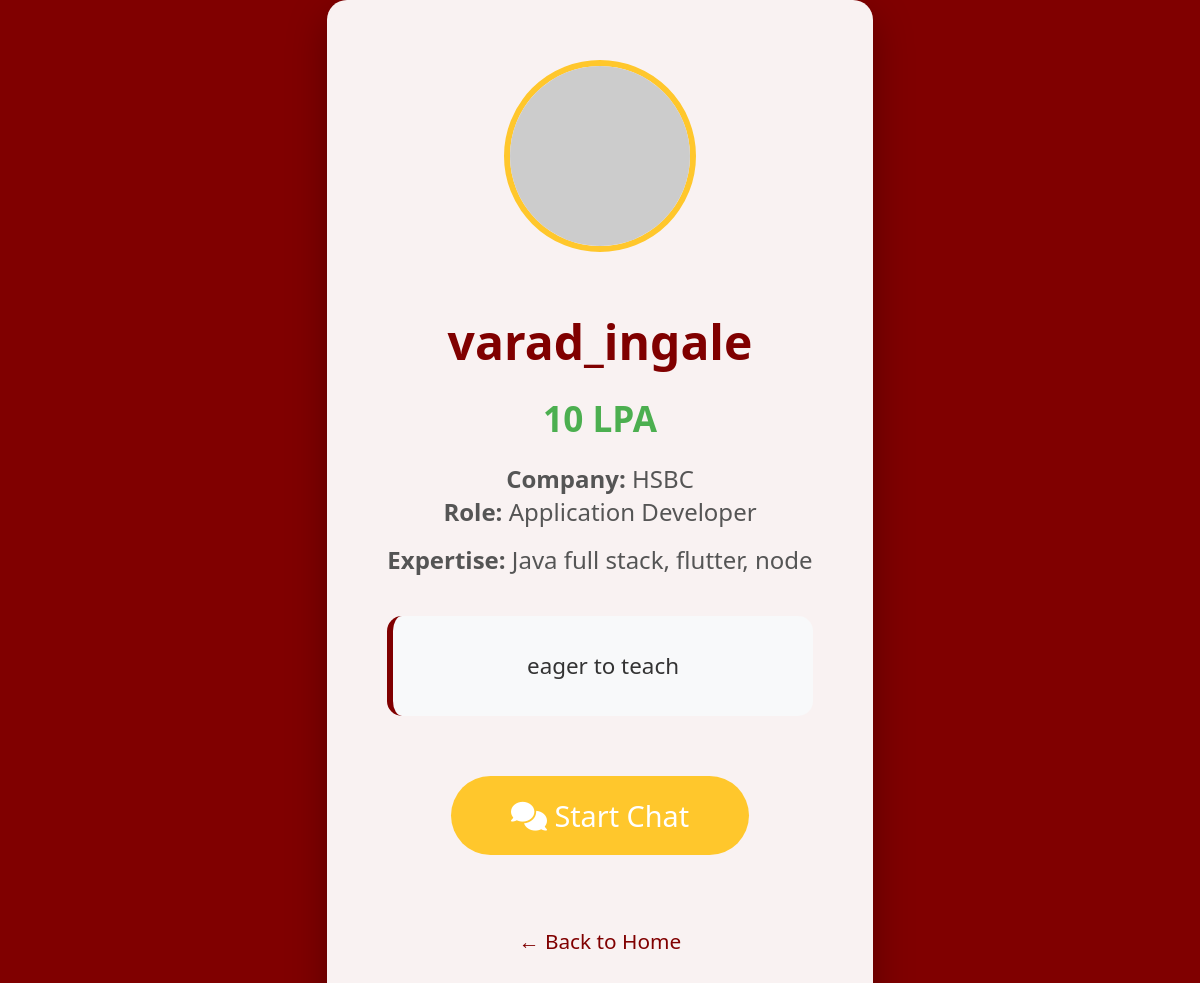
Screenshot of /profile/8/ (signed in) with the database file from the repository.
### question_gen/models.py (models this page shows, shortened)
class User(AbstractUser):
    USER_TYPE_CHOICES = (
        ('student', 'Student'),
        ('interviewer', 'Interviewer'),
        ('admin', 'Admin'),
    )
    user_type = models.CharField(
        max_length=20,
        choices=USER_TYPE_CHOICES,
        default='student'
    )
    package = models.CharField(max_length=50, blank=True, null=True)
    company = models.CharField(max_length=100, blank=True, null=True)
    role = models.CharField(max_length=100, blank=True, null=True)
    skills = models.CharField(max_length=200, blank=True, null=True)  # Added skills field
    bio = models.TextField(blank=True, null=True)
    profile_image = models.URLField( max_length=500,blank=True, null=True)
    class Meta:
        verbose_name = 'User'
        verbose_name_plural = 'Users'

### question_gen/views.py (the view, shortened to what this page needs)
# urls.py: path('profile/<int:user_id>/', views.user_profile, name='user_profile'),
@login_required
def user_profile(request, user_id):
    try:
        interviewer = User.objects.get(id=user_id, user_type='interviewer')
    except User.DoesNotExist:
        messages.error(request, "Interviewer not found.")
        return redirect('landing')
    shared_file_data = None
    file_name = None
    request_success = False
    return render(request, 'question_gen/user_profile.html', {
        'interviewer': interviewer,
        'shared_file_data': shared_file_data,
        'file_name': file_name,
        'request_success': request_success
    })

### question_gen/templates/question_gen/user_profile.html (shortened to what this page needs)
<!DOCTYPE html>
<html lang="en">
<head>
    <link rel="stylesheet" href="https://cdnjs.cloudflare.com/ajax/libs/font-awesome/6.4.0/css/all.min.css" />
</head>
<body>
    <div class="container">
        {% if interviewer.profile_image %}
            <img src="{{ interviewer.profile_image }}" alt="{{ interviewer.username }}" class="profile-img">
        {% else %}
            <img src="https://randomuser.me/api/portraits/lego/1.jpg" alt="{{ interviewer.username }}" class="profile-img">
        {% endif %}
        <h1>{{ interviewer.username }}</h1>
        {% if interviewer.package %}
            <div class="package">{{ interviewer.package }}</div>
        {% endif %}
        {% if interviewer.company or interviewer.role %}
            <div class="info">
                <strong>Company:</strong> {{ interviewer.company|default:"Not specified" }}<br>
                <strong>Role:</strong> {{ interviewer.role|default:"Not specified" }}
            </div>
        {% endif %}
        {% if interviewer.skills %}
            <div class="info"><strong>Expertise:</strong> {{ interviewer.skills }}</div>
        {% endif %}
        <div class="bio">
            {{ interviewer.bio|default:"This mentor is passionate about helping students crack interviews and grow in their careers." }}
        </div>
        <a href="{% url 'chat' interviewer.id %}" class="action-btn chat-btn">
            <i class="fas fa-comments"></i> Start Chat
        </a>
        <br><br>
        <a href="{% url 'landing' %}" class="back-btn">← Back to Home</a>
    </div>
</body>
</html>

### question_gen/templates/question_gen/user_profile.html (style rules this page uses)
body { font-family: 'Segoe UI', Arial, sans-serif; background-color:#800000 ; color: #333; margin: 0; padding: 0; min-height: 100vh; display: flex; justify-content: center; align-items: center; }
.container { background: rgba(255, 255, 255, 0.95); padding: 60px; border-radius: 20px; max-width: 800px; text-align: center; box-shadow: 0 15px 40px rgba(0, 0, 0, 0.3); backdrop-filter: blur(10px); }
.profile-img { width: 180px; height: 180px; border-radius: 50%; object-fit: cover; border: 6px solid #FFC72C; margin-bottom: 20px; }
h1 { font-size: 3em; color: #800000; margin-bottom: 10px; }
.package { font-size: 2.2em; color: #4CAF50; font-weight: bold; margin: 20px 0; }
.info { font-size: 1.5em; margin: 15px 0; color: #555; }
.bio { font-size: 1.4em; line-height: 1.8; margin: 40px 0; padding: 30px; background: #f8f9fa; border-radius: 15px; border-left: 6px solid #800000; }
.action-btn { padding: 20px 60px; font-size: 1.8em; background: #4CAF50; color: white; border: none; border-radius: 50px; cursor: pointer; margin: 20px; transition: all 0.3s; display: inline-block; text-decoration: none; }
.chat-btn { background: #FFC72C; }
.back-btn { color: #800000; text-decoration: none; font-size: 1.3em; margin-top: 30px; display: inline-block; }

### rows the page displays
User: username "varad_ingale", package "10 LPA", company "HSBC", role "Application Developer", skills "Java full stack, flutter, node", bio "eager to teach"
